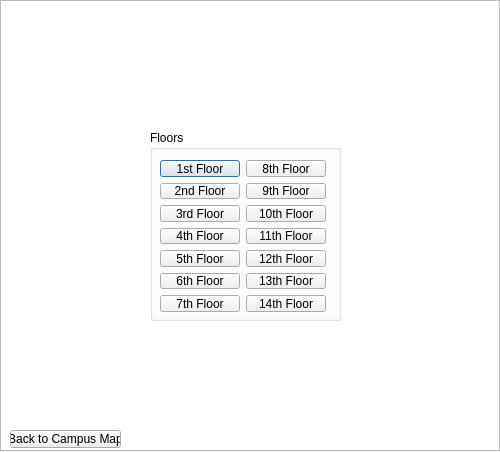
<?xml version="1.0" encoding="UTF-8"?>
<ui version="4.0">
 <class>Fiterman</class>
 <widget class="QDialog" name="Fiterman">
  <property name="geometry">
   <rect>
    <x>0</x>
    <y>0</y>
    <width>500</width>
    <height>452</height>
   </rect>
  </property>
  <property name="maximumSize">
   <size>
    <width>500</width>
    <height>476</height>
   </size>
  </property>
  <property name="windowTitle">
   <string>Dialog</string>
  </property>
  <widget class="QGraphicsView" name="graphicsViewFiterman">
   <property name="geometry">
    <rect>
     <x>0</x>
     <y>0</y>
     <width>500</width>
     <height>451</height>
    </rect>
   </property>
   <property name="maximumSize">
    <size>
     <width>500</width>
     <height>470</height>
    </size>
   </property>
   <property name="styleSheet">
    <string notr="true">background-image: url(:/pics/fiterman.png);</string>
   </property>
  </widget>
  <widget class="QGroupBox" name="groupBox">
   <property name="geometry">
    <rect>
     <x>150</x>
     <y>130</y>
     <width>191</width>
     <height>191</height>
    </rect>
   </property>
   <property name="title">
    <string>Floors</string>
   </property>
   <widget class="QWidget" name="layoutWidget">
    <property name="geometry">
     <rect>
      <x>10</x>
      <y>30</y>
      <width>166</width>
      <height>152</height>
     </rect>
    </property>
    <layout class="QFormLayout" name="formLayout">
     <item row="0" column="0">
      <widget class="QPushButton" name="pushButton1stF">
       <property name="text">
        <string>1st Floor</string>
       </property>
      </widget>
     </item>
     <item row="0" column="1">
      <widget class="QPushButton" name="pushButton8thF">
       <property name="text">
        <string>8th Floor</string>
       </property>
      </widget>
     </item>
     <item row="1" column="0">
      <widget class="QPushButton" name="pushButton2ndF">
       <property name="text">
        <string>2nd Floor</string>
       </property>
      </widget>
     </item>
     <item row="1" column="1">
      <widget class="QPushButton" name="pushButton9thF">
       <property name="text">
        <string>9th Floor</string>
       </property>
      </widget>
     </item>
     <item row="2" column="0">
      <widget class="QPushButton" name="pushButton3rdF">
       <property name="text">
        <string>3rd Floor</string>
       </property>
      </widget>
     </item>
     <item row="2" column="1">
      <widget class="QPushButton" name="pushButton10thF">
       <property name="text">
        <string>10th Floor</string>
       </property>
      </widget>
     </item>
     <item row="3" column="0">
      <widget class="QPushButton" name="pushButton4th">
       <property name="text">
        <string>4th Floor</string>
       </property>
      </widget>
     </item>
     <item row="3" column="1">
      <widget class="QPushButton" name="pushButton11thF">
       <property name="text">
        <string>11th Floor</string>
       </property>
      </widget>
     </item>
     <item row="4" column="0">
      <widget class="QPushButton" name="pushButton5thFloor">
       <property name="text">
        <string>5th Floor</string>
       </property>
      </widget>
     </item>
     <item row="4" column="1">
      <widget class="QPushButton" name="pushButton12thF">
       <property name="text">
        <string>12th Floor</string>
       </property>
      </widget>
     </item>
     <item row="5" column="0">
      <widget class="QPushButton" name="pushButton6tF">
       <property name="text">
        <string>6th Floor</string>
       </property>
      </widget>
     </item>
     <item row="5" column="1">
      <widget class="QPushButton" name="pushButton13thF">
       <property name="text">
        <string>13th Floor</string>
       </property>
      </widget>
     </item>
     <item row="6" column="0">
      <widget class="QPushButton" name="pushButton7thF">
       <property name="text">
        <string>7th Floor</string>
       </property>
      </widget>
     </item>
     <item row="6" column="1">
      <widget class="QPushButton" name="pushButton14thF">
       <property name="text">
        <string>14th Floor</string>
       </property>
      </widget>
     </item>
    </layout>
   </widget>
  </widget>
  <widget class="QPushButton" name="pushButtonCampusMap">
   <property name="geometry">
    <rect>
     <x>10</x>
     <y>430</y>
     <width>111</width>
     <height>18</height>
    </rect>
   </property>
   <property name="text">
    <string>Back to Campus Map</string>
   </property>
  </widget>
 </widget>
 <resources/>
 <connections/>
</ui>
